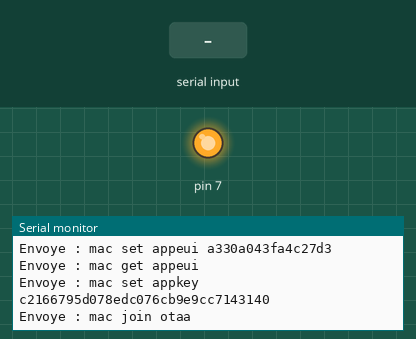
This sketch was run on a simulated Arduino Uno, built with avr-gcc and run on an emulated ATmega328P. Parts: output pins drawn as LEDs (lit = HIGH), the last lines printed to the serial monitor. The inputs (shaded band) are chosen by the test bench.

Above: at 10.6 s.
10.7 s: "1\n" received over Serial
At 11.9 s:
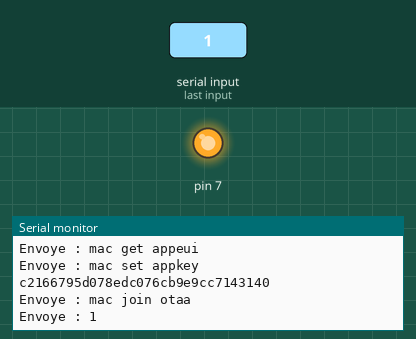
12.2 s: "1\n" received over the second serial link
At 13.1 s:
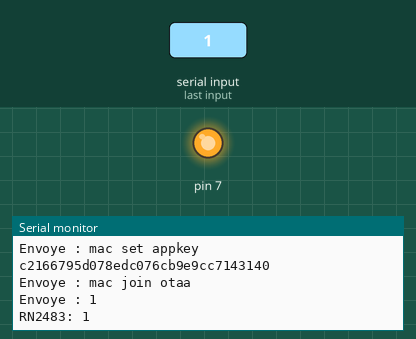

The sketch:

piste_verte.ino
```cpp
#include <SoftwareSerial.h>

SoftwareSerial loraSerial(10,11);


void setup() {
  // put your setup code here, to run once:
  Serial.begin(57600);
  loraSerial.begin(57600);
  pinMode(7,OUTPUT);

  Serial.println("Initialisation du RN2483...");
  delay(1000);

  //Configuration
  digitalWrite(7,LOW);
  delay(1000);
  digitalWrite(7,HIGH);

  sendCommand(F("sys get ver"));
  delay(1000);
  sendCommand(F("mac set deveui a201a835645792c1"));
  delay(1000);
  sendCommand(F("mac get deveui"));
  delay(1000);
  sendCommand(F("mac set appeui a330a043fa4c27d3"));
  delay(1000);
  sendCommand(F("mac get appeui"));
  delay(1000);
  sendCommand(F("mac set appkey c2166795d078edc076cb9e9cc7143140"));
  delay(1000);

  //Connexion
  sendCommand(F("mac join otaa"));
}

void loop() {
  // put your main code here, to run repeatedly:
  if (loraSerial.available()){
    String response = loraSerial.readStringUntil('\n');
    Serial.println("RN2483: " + response);
  }

  if (Serial.available()){
    String command = Serial.readStringUntil('\n');
    sendCommand(command);
  }
}

void sendCommand(String command){
  loraSerial.println(command);
  Serial.println("Envoye : " + command);
  delay(200);
  if (loraSerial.available()){
    String response = loraSerial.readStringUntil('\n');
    Serial.println("RN2483: " + response);
  }
}
```

Measured:
- after the input at 10.7 s, the serial monitor: prints a new line at once (image 1)
- after the input at 12.2 s, the serial monitor: prints a new line at once (image 2)
